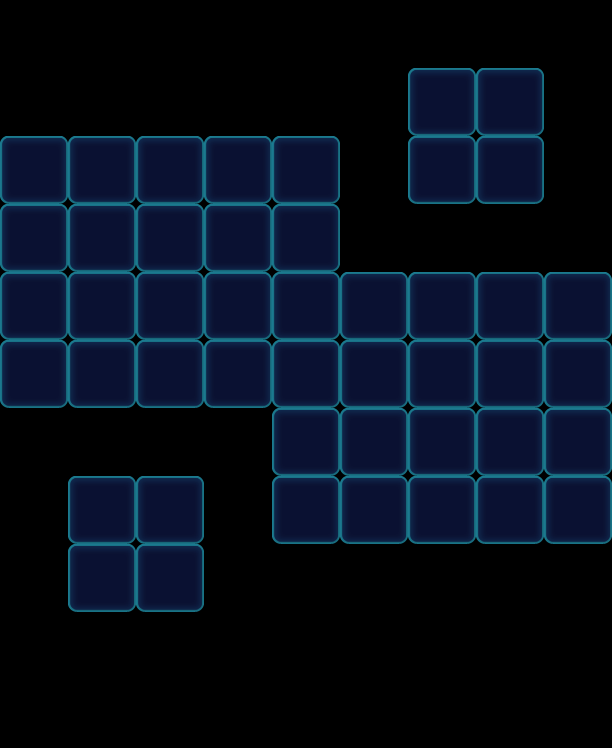

This is a level from a 2D game, rendered from its Tiled map with the project's own tilesets. A one-line summary and the map file follow, with tile-layer data summarised:
An orthogonal 9x11 tile map with 68x68 px tiles, 1 tile layer (Valid), 2 tilesets and 55 objects (32x Monster, 9x Factory_Normal, 8x Boss, 6x Ice).

<map version="1.0" orientation="orthogonal" width="9" height="11" tilewidth="68" tileheight="68">
 <tileset firstgid="1" name="game_grid1" tilewidth="68" tileheight="68">
  <image source="game_grid1.png" width="68" height="68" />
 </tileset>
 <tileset firstgid="2" name="map" tilewidth="68" tileheight="68">
  <image source="map.png" width="1024" height="1024" />
 </tileset>
 <layer name="Valid" width="9" height="11">
  <data>[99 cells, 46 non-empty, 1 distinct tile ids]</data>
 </layer>
 <objectgroup name="BottomObj" width="9" height="11" />
 <objectgroup name="MiddleObj" width="9" height="11">
  <object name="34" type="Monster" gid="18" x="68" y="272">
   <properties>
    <property name="Bubble" value="1" />
    <property name="Color" value="Pink" />
   </properties>
  </object>
  <object name="34" type="Monster" gid="18" x="0" y="272">
   <properties>
    <property name="Color" value="Pink" />
   </properties>
  </object>
  <object name="34" type="Monster" gid="18" x="544" y="340">
   <properties>
    <property name="Color" value="Pink" />
   </properties>
  </object>
  <object name="32" type="Monster" gid="2" x="0" y="408">
   <properties>
    <property name="Color" value="Blue" />
   </properties>
  </object>
  <object name="32" type="Monster" gid="2" x="136" y="340">
   <properties>
    <property name="Color" value="Blue" />
   </properties>
  </object>
  <object name="32" type="Monster" gid="2" x="408" y="340">
   <properties>
    <property name="Color" value="Blue" />
   </properties>
  </object>
  <object name="32" type="Monster" gid="2" x="544" y="476">
   <properties>
    <property name="Color" value="Blue" />
   </properties>
  </object>
  <object name="52" type="Monster" gid="17" x="68" y="408">
   <properties>
    <property name="Color" value="Purple" />
   </properties>
  </object>
  <object name="52" type="Monster" gid="17" x="476" y="408">
   <properties>
    <property name="Bubble" value="1" />
    <property name="Color" value="Purple" />
   </properties>
  </object>
  <object name="25" type="Monster" gid="3" x="0" y="340">
   <properties>
    <property name="Bubble" value="1" />
    <property name="Color" value="Green" />
   </properties>
  </object>
  <object name="25" type="Monster" gid="3" x="136" y="272">
   <properties>
    <property name="Color" value="Green" />
   </properties>
  </object>
  <object name="25" type="Monster" gid="3" x="408" y="408">
   <properties>
    <property name="Color" value="Green" />
   </properties>
  </object>
  <object name="25" type="Monster" gid="3" x="476" y="340">
   <properties>
    <property name="Color" value="Green" />
   </properties>
  </object>
  <object name="32" type="Monster" gid="19" x="68" y="340">
   <properties>
    <property name="Color" value="Yellow" />
   </properties>
  </object>
  <object name="32" type="Monster" gid="19" x="136" y="408">
   <properties>
    <property name="Bubble" value="1" />
    <property name="Color" value="Yellow" />
   </properties>
  </object>
  <object name="32" type="Monster" gid="19" x="544" y="408">
   <properties>
    <property name="Color" value="Yellow" />
   </properties>
  </object>
  <object name="32" type="Monster" gid="19" x="476" y="476">
   <properties>
    <property name="Color" value="Yellow" />
   </properties>
  </object>
  <object name="32" type="Monster" gid="19" x="408" y="476">
   <properties>
    <property name="Color" value="Yellow" />
   </properties>
  </object>
  <object name="32" type="Monster" gid="19" x="204" y="272">
   <properties>
    <property name="Color" value="Yellow" />
   </properties>
  </object>
  <object name="32" type="Monster" gid="19" x="272" y="272">
   <properties>
    <property name="Color" value="Yellow" />
   </properties>
  </object>
  <object name="32" type="Monster" gid="2" x="272" y="476">
   <properties>
    <property name="Color" value="Blue" />
   </properties>
  </object>
  <object name="32" type="Monster" gid="2" x="340" y="476">
   <properties>
    <property name="Color" value="Blue" />
   </properties>
  </object>
  <object name="32" type="Monster" gid="19" x="272" y="544">
   <properties>
    <property name="Color" value="Yellow" />
   </properties>
  </object>
  <object name="52" type="Monster" gid="17" x="340" y="544">
   <properties>
    <property name="Bubble" value="1" />
    <property name="Color" value="Purple" />
   </properties>
  </object>
  <object name="52" type="Monster" gid="17" x="544" y="544">
   <properties>
    <property name="Bubble" value="1" />
    <property name="Color" value="Purple" />
   </properties>
  </object>
  <object name="52" type="Monster" gid="17" x="0" y="204">
   <properties>
    <property name="Bubble" value="1" />
    <property name="Color" value="Purple" />
   </properties>
  </object>
  <object name="25" type="Monster" gid="3" x="408" y="544">
   <properties>
    <property name="Color" value="Green" />
   </properties>
  </object>
  <object name="25" type="Monster" gid="3" x="68" y="204">
   <properties>
    <property name="Color" value="Green" />
   </properties>
  </object>
  <object name="25" type="Monster" gid="3" x="272" y="204">
   <properties>
    <property name="Color" value="Green" />
   </properties>
  </object>
  <object name="34" type="Monster" gid="18" x="476" y="544">
   <properties>
    <property name="Color" value="Pink" />
   </properties>
  </object>
  <object name="34" type="Monster" gid="18" x="136" y="204">
   <properties>
    <property name="Color" value="Pink" />
   </properties>
  </object>
  <object name="34" type="Monster" gid="18" x="204" y="204">
   <properties>
    <property name="Color" value="Pink" />
   </properties>
  </object>
 </objectgroup>
 <objectgroup color="#000000" name="TopObj" width="9" height="11">
  <object name="10" type="Boss" x="68" y="476" width="68" height="68">
   <properties>
    <property name="BossName" value="ColorLeft" />
    <property name="BossType" value="ColorBoss" />
    <property name="BossTypeConfig" value="Blue,Green,Yellow,Pink,Purple" />
   </properties>
  </object>
  <object name="10" type="Boss" x="408" y="68" width="68" height="68">
   <properties>
    <property name="BossName" value="ColorRight" />
    <property name="BossType" value="ColorBoss" />
    <property name="BossTypeConfig" value="Blue,Green,Yellow,Pink,Purple" />
   </properties>
  </object>
  <object name="10" type="Factory_Normal" x="0" y="68" width="68" height="68">
   <properties>
    <property name="FactoryColorsConfig" value="Blue,Green,Yellow,Pink,Purple" />
   </properties>
  </object>
  </objectgroup>
</map>
<!-- 20 of 55 objects omitted -->
